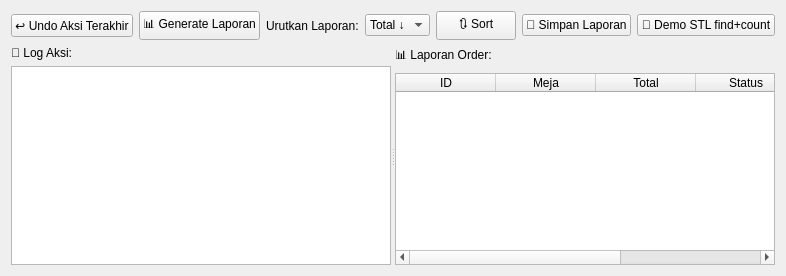
          <widget class="QWidget" name="riwayatSubTab">
           <attribute name="title">
            <string>📜 Riwayat &amp; Laporan Order</string>
           </attribute>
           <layout class="QVBoxLayout" name="historyLayout">
            <item>
             <layout class="QHBoxLayout" name="historyCtrlRow">
              <item>
               <widget class="QPushButton" name="btnUndoAction">
                <property name="text">
                 <string>↩ Undo Aksi Terakhir</string>
                </property>
               </widget>
              </item>
              <item>
               <widget class="QPushButton" name="btnGenerateReport">
                <property name="text">
                 <string>📊 Generate Laporan</string>
                </property>
               </widget>
              </item>
              <item>
               <widget class="QLabel" name="lblSortReport">
                <property name="text">
                 <string>Urutkan Laporan:</string>
                </property>
               </widget>
              </item>
              <item>
               <widget class="QComboBox" name="reportSortCombo">
                <item>
                 <property name="text">
                  <string>Total ↓</string>
                 </property>
                </item>
                <item>
                 <property name="text">
                  <string>Total ↑</string>
                 </property>
                </item>
                <item>
                 <property name="text">
                  <string>ID</string>
                 </property>
                </item>
               </widget>
              </item>
              <item>
               <widget class="QPushButton" name="btnSortReport">
                <property name="text">
                 <string>🔃 Sort</string>
                </property>
               </widget>
              </item>
              <item>
               <widget class="QPushButton" name="btnSaveReport">
                <property name="text">
                 <string>💾 Simpan Laporan</string>
                </property>
               </widget>
              </item>
              <item>
               <widget class="QPushButton" name="btnRunSTLDemo">
                <property name="text">
                 <string>🧪 Demo STL find+count</string>
                </property>
               </widget>
              </item>
             </layout>
            </item>
            <item>
             <widget class="QSplitter" name="historySplitter">
              <property name="orientation">
               <enum>Qt::Orientation::Horizontal</enum>
              </property>
              <widget class="QWidget" name="historyListPane">
               <layout class="QVBoxLayout">
                <item>
                 <widget class="QLabel" name="lblHistoryTitle">
                  <property name="text">
                   <string>📜 Log Aksi:</string>
                  </property>
                 </widget>
                </item>
                <item>
                 <widget class="QListWidget" name="historyList"/>
                </item>
               </layout>
              </widget>
              <widget class="QWidget" name="reportPane">
               <layout class="QVBoxLayout">
                <item>
                 <widget class="QLabel" name="lblReportTitle">
                  <property name="text">
                   <string>📊 Laporan Order:</string>
                  </property>
                 </widget>
                </item>
                <item>
                 <widget class="QTableWidget" name="reportTable">
                  <property name="editTriggers">
                   <set>QAbstractItemView::EditTrigger::NoEditTriggers</set>
                  </property>
                  <property name="alternatingRowColors">
                   <bool>true</bool>
                  </property>
                  <column>
                   <property name="text">
                    <string>ID</string>
                   </property>
                  </column>
                  <column>
                   <property name="text">
                    <string>Meja</string>
                   </property>
                  </column>
                  <column>
                   <property name="text">
                    <string>Total</string>
                   </property>
                  </column>
                  <column>
                   <property name="text">
                    <string>Status</string>
                   </property>
                  </column>
                  <column>
                   <property name="text">
                    <string>Waktu</string>
                   </property>
                  </column>
                 </widget>
                </item>
               </layout>
              </widget>
             </widget>
            </item>
           </layout>
          </widget>
